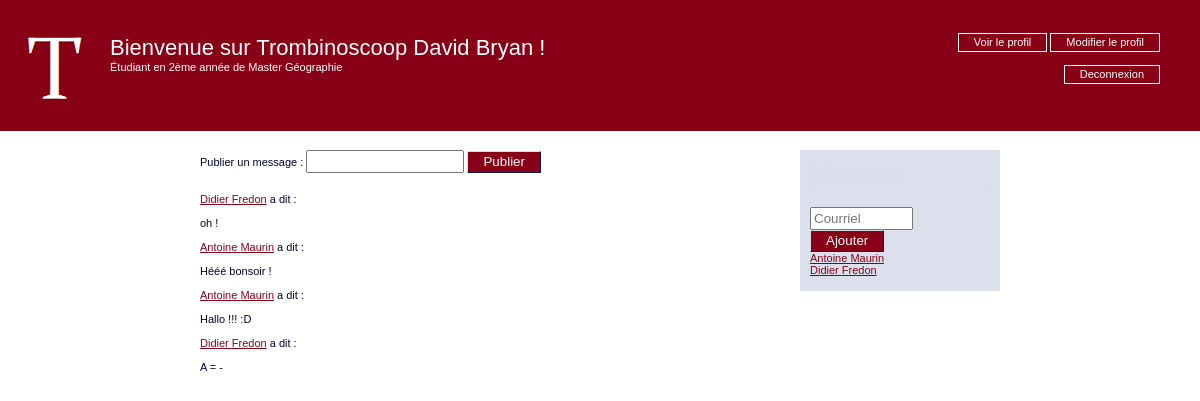
The page / (signed in) on the database its author committed.
### Trombinoscoop/models.py (models this page shows, shortened)
class Person(models.Model):
    registration_number = models.CharField(max_length=10)
    last_name = models.CharField(max_length=30)
    first_name = models.CharField(max_length=30)
    birth_date = models.DateField()
    email = models.EmailField()
    home_phone_number = models.CharField(max_length=20)
    cellphone_number = models.CharField(max_length=20)
    password = models.CharField(max_length=32)
    friends = models.ManyToManyField('self')
    faculty = models.ForeignKey('Faculty', on_delete=models.PROTECT)
    person_type = 'generic'

class Student(Person):
    cursus = models.ForeignKey('Cursus', on_delete=models.SET_NULL, null=True)
    year = models.IntegerField()
    person_type = 'student'

class Cursus(models.Model):
    title = models.CharField(max_length=30)

class Message(models.Model):
    author = models.ForeignKey('Person', on_delete=models.SET_NULL, null=True)
    content = models.TextField()
    publication_date = models.DateField()

### Trombinoscoop/views.py (the view)
# urls.py: url('^$', views.welcome),
def welcome(request):
    logged_user = get_logged_user_from_request(request)
    if logged_user:
        if 'newMessage' in request.GET and request.GET['newMessage'] != '':
            newMessage = Message(author=logged_user, content=request.GET['newMessage'], publication_date = date.today())
            newMessage.save()
        friendMessages = Message.objects.filter(author__friends=logged_user).order_by('-publication_date')
        return render(request, 'welcome.html', {'logged_user' : logged_user, 'friendMessages': friendMessages})
    else:
        return redirect('/login')

### Trombinoscoop/views.py (called while the page is built)
def get_logged_user_from_request(request):
    if 'logged_user_id' in request.session:
        logged_user_id = request.session['logged_user_id']
        if len(Student.objects.filter(id=logged_user_id)) == 1:
            return Student.objects.get(id=logged_user_id)
        if len(Employee.objects.filter(id=logged_user_id)) == 1:
            return Employee.objects.get(id=logged_user_id)
        else:
            return None
    else:
        return None

### Trombinoscoop/templates/welcome.html (shortened to what this page needs)
{% extends "base.html" %}
{% block bodyId %}welcomePage{% endblock %}
{% block headerContent %}
<p id="name">Bienvenue sur Trombinoscoop {{logged_user.first_name }} {{logged_user.last_name }} !</p>
<p id="function">
  {% if logged_user.person_type == 'student' %}
    Étudiant en
      {% if logged_user.year == 1 %}
        {{ logged_user.year }}ère année de
      {% else %}
        {{ logged_user.year }}ème année de
      {% endif %}
      {{ logged_user.cursus.title }}
    {% else %}
      {{ logged_user.job.title|capfirst }}
      dans la faculté {{ logged_user.faculty }}
  {% endif %}
</p>
<p id="profileLinks">
  <a href="showProfile?userToShow={{ logged_user.id }}" class="buttonLink">Voir le profil</a>
  <a href="modifyProfile" class="buttonLink">Modifier le profil</a>
</p>
<p>
  <a href="Disconnect" class="buttonLink" id="disconnect_button">Deconnexion</a>
</p>
{% endblock %}
{% block content %}
<section id="messageList">
  <form action="welcome" method="get" class="inlineForm">
    <label for="newMessageInput">Publier un message :</label>
    <input type="text" name="newMessage" id="newMessageInput"</input>
    <input type="submit" value="Publier"/>
  </form>
  <ul>
    {% for message in friendMessages %}
      <li>
        <p>
          <a href="showProfile?userToShow={{ message.author.id }}">{{ message.author.first_name }}
          {{ message.author.last_name }}</a> a dit :
        </p>
        <p>{{ message.content }}</p>
      </li>
    {% endfor %}
  </ul>
</section>
<section id="friendList">
  <p class="title">Mes amis</p>
  <form action="welcome" method="get" class="inlineForm">
    <input type="email" name="newFriend" id="newFriendInput" placeholder="Courriel" />
    <input type="submit" value="Ajouter" />
  </form>
  <ul>
  {% for friend in logged_user.friends.all %}
    <li><a href="showProfile?userToShow={{ friend.id }}">{{ friend.first_name }} {{ friend.last_name }}</a></li>
  {% endfor %}
</section>
{% endblock %}

### Trombinoscoop/templates/base.html (shortened to what this page needs)
<!DOCTYPE html>
<html>
  <head>
    <link rel="stylesheet" type="text/css" href="/static/css/style.css" />
  </head>
  <body id = "{% block bodyId %}genericPage{% endblock %}">
    <header>
      {% block headerContent %}{% endblock %}
    </header>
  <section id="content">
    {% block content %}{% endblock %}
  </section>
  </body>
</html>

### Trombinoscoop/static/css/style.css (style rules this page uses)
header { position: absolute; left: 0; top: 0; height: 130px; width: 100%; background: #880015 url('../img/logo.png') no-repeat 20px 25px; border-bottom: 1px solid #880015; }
body { margin: 0; padding: 0; font-family: "Lucida Grande", Tahoma, Verdana, Arial, sans-serif; font-size: 11px; color: #000333; }
body section#content { position: absolute; top: 150px; left: 50%; width: 500px; margin: 0 0 0 -250px; padding: 0; }
body#welcomePage header { background: #880015 url('../img/logo_T.png') no-repeat 20px 25px; color: #FFFFFF; }
body#welcomePage header p#name { font-size: 22px; margin: 35px 0 0 110px; }
body#welcomePage header p#function { margin: 0 0 0 110px; }
body#welcomePage header p#profileLinks { position: absolute; right: 40px; top: 25px; }
body#welcomePage section#content { width: 800px; margin: 0 0 0 -400px; }
body#welcomePage section#messageList { position: absolute; width: 600px; }
body#welcomePage section#friendList { position: absolute; width: 200px; right: 0; }
a.buttonLink { border-style: solid; border-width: 1px; border-color: #FFFFFF #FFFFFF #FFFFFF #FFFFFF; background-color: #880015; color : #FFFFFF; padding: 2px 15px 3px 15px; text-align: center; text-decoration: none; }
a#disconnect_button { position: absolute; right: 40px; top: 65px; }
form label { display: block; width: 150px; float: left; text-align: right; padding: 4px 10px 0 0; }
form.inlineForm label { display: inline; float: none; padding: 0; }
form.inlineForm input[type="text"] { display: inline-block; width: 150px; }
form.inlineForm input[type="submit"] { margin: 0; }
section#messageList ul { margin: 20px 0 0 0; list-style: none; padding: 0; }
section#messageList ul li { margin-bottom: 10px; }
section#messageList ul li p { margin: 12px 0 0 0; }
form input[type="email"], form input[type="text"], form input[type="password"] { display: block; width: 250px; padding: 2px; }
form input[type="submit"] { margin: 0 20px 0 160px; border-style: solid; border-width: 1px; border-color: #d9dfea #0e1f5b #0e1f5b #d9dfea; background-color: #880015; color: #FFFFFF; padding: 2px 15px 3px 15px; text-align: center; }
a { color: #880015 }
body#welcomePage section#friendList { position: absolute; width: 180px; right: 0; padding: 10px; background-color: #DCE0ED; }
section#friendList p.title { font-size: 22px; color: #d9dfea; border-bottom: 1px solid #d9dfea; margin: 0 0 20px 0; }
section#friendList ul { margin: 20px 0 0 0; list-style: none; padding: 0; }
section#friendList ul { margin: 0 0 5px 0; }
#friendList form.inlineForm input[type="email"] { display: inline-block; width: 95px; }
#friendList form.inlineForm input[type="submit"] { display: inline-block; }

### rows shown on the page
Person: first_name "David", last_name "Bryan"
Student: year "2", cursus "Master Géographie"
Message: author.first_name "Didier", author.last_name "Fredon", content "oh !"
Message: author.first_name "Antoine", author.last_name "Maurin", content "Hééé bonsoir !"
Message: author.first_name "Antoine", author.last_name "Maurin", content "Hallo !!! :D"
Message: author.first_name "Didier", author.last_name "Fredon", content "A = -"
Person: first_name "Antoine", last_name "Maurin"
Person: first_name "Didier", last_name "Fredon"
